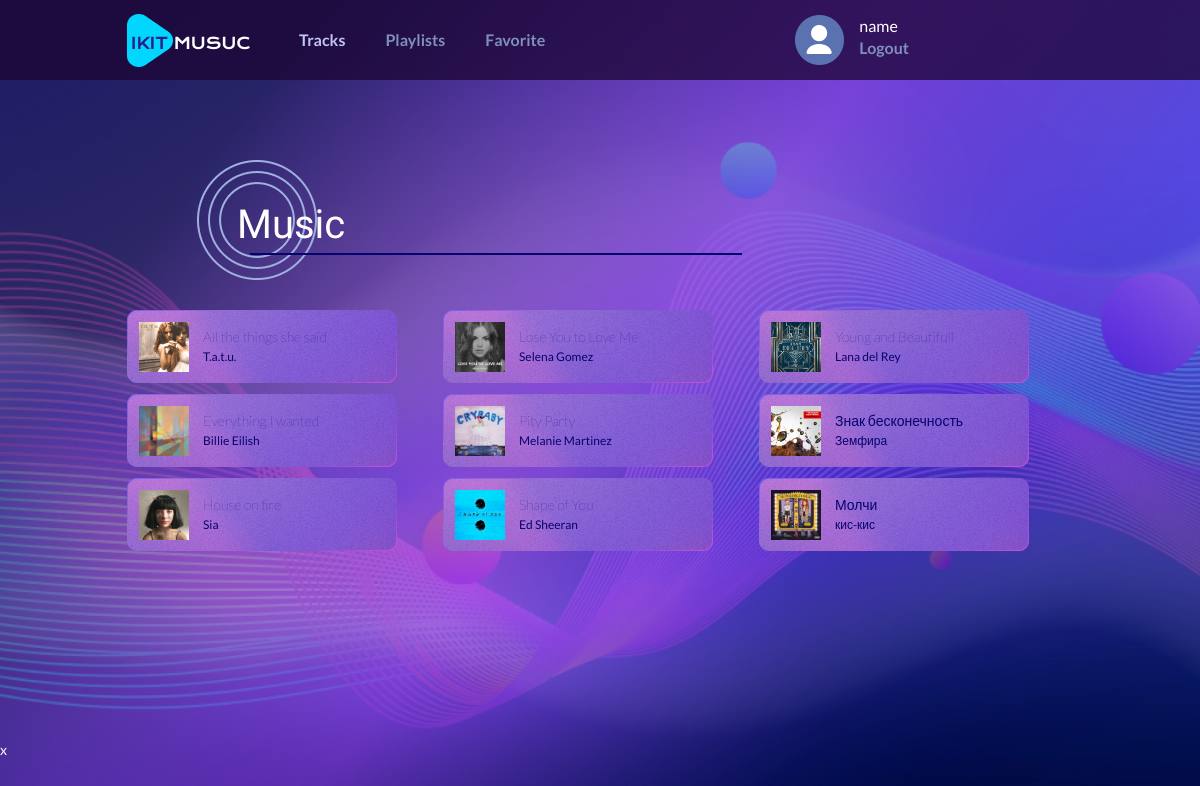
The app's page /tracks (signed in) with its own data.
### users/models.py (models this page shows, shortened)
class User(models.Model):
    username = models.CharField(max_length=100, unique=True)
    email = models.EmailField(max_length=100, unique=True)
    password = models.CharField(max_length=500)

### music/models.py (models this page shows, shortened)
class Composition(models.Model):
    name = models.CharField(max_length=255)
    author = models.CharField(max_length=255)
    cover = models.ImageField(upload_to="photos/%Y/%m/%d/")
    audio = models.FileField(upload_to="audio/%Y/%m/%d/")
    is_played = models.BooleanField(default=False)
    is_liked = models.BooleanField(default=False)
    order = models.PositiveSmallIntegerField(default=0, blank=True, null=True)
    class Meta:
        ordering = ['name', 'author']

### music/views.py (the view)
# urls.py: path('tracks', tracks, name="tracks"),
def tracks(request):
    if 'user_id' not in request.session:
        return redirect('login')
    user = User.objects.get(id=request.session['user_id'])
    compositions = Composition.objects.all()
    counter = 1
    for composition in compositions:
        composition.order = counter
        composition.save()
        counter += 1
    tracks_array = create_tr_array(compositions)
    playlists = Playlist.objects.all().filter(owner=user)
    context = {
        "tracks_array": tracks_array,
        "compositions": compositions,
        "playlists": playlists,
        "played": None,
        'username': user.username,
    }
    return render(request, "music/tracks.html", context)

### music/functions.py (called while the page is built)
def create_tr_array(compositions):
    size = Composition.objects.count()
    columns = size // 3
    if size % 3 > 0:
        columns += 1
    tracks_array = []
    for column in range(columns):
        tracks_array.append(compositions[column * 3:(column + 1) * 3])
    return tracks_array

### music/templates/music/tracks.html (shortened to what this page needs)
{% load static %}
<!DOCTYPE html>
<html lang="en">
<head>
    <link rel="stylesheet"
          href="{% static 'music/css/tracks.css' %}">
</head>
    <body>
        <div class="wrapper">
            <header class="header">
                <div class="header__container container">
                    <a href="{% url 'home' %}" class="header__logo">
                        <img src="{% static 'music/img/logo.png' %}" alt="IKIT music">
                    </a>
                    <nav class="header__menu menu">
                        <ul class="menu__list">
                            <li>
                                <a href="{% url 'tracks' %}" class="menu__link current__item">Tracks</a>
                            </li>
                            <li>
                                <a href="{% url 'home' %}" class="menu__link">Playlists</a>
                            </li>
                            <li>
                                <a href="{% url 'favorite' %}" class="menu__link">Favorite</a>
                            </li>
                        </ul>
                        <div class="header__info">
                            <div class="header__user">
                                <img src="{% static 'music/img/user.png' %}" alt="profile">
                            </div>
                            <div class="user__info">
                                <div class="user__name">{{ username }}</div>
                                <a href="{% url 'logout' %}" class="menu__link">Logout</a>
                            </div>
                        </div>
                    </nav>
                </div>
            </header>
            <main class="page">
                <section class="page__main-block main-block">
                    <div class="main-block__container container">
                        <div class="main-block__body">
                            <h1 class="main-block__title">
                                Music
                            </h1>
                            <div class="slider">
                                {% for column in tracks_array %}
                                <div class="slider__item">
                                    {% for composition in column %}
                                    <div class="item__track">
                                        <div class="item__container">
                                            <div class="play__composition item__composition">
                                                <div class="play__cover">
                                                    <div class="play__image">
                                                        {% if composition.cover %}
                                                        <img src="{{ composition.cover.url }}"
                                                             alt="yttt">
                                                        {% else %}
                                                        <img src="{% static 'music/img/recommended.png' %}"
                                                             alt="">
                                                        {% endif %}
                                                    </div>
                                                </div>
                                                <div class="play__track">
                                                    <div class="play__name">
                                                        {{ composition.name }}
                                                    </div>
                                                    <div class="play__author">
                                                        {{ composition.author }}
                                                    </div>
                                                </div>
                                            </div>
                                        </div>
                                    </div>
                                    {% endfor %}
                                </div>
                                {% endfor %}
                            </div>
                        </div>
                    </div>
                </section>
            </main>
        </div>
    </body>
</html>x

### music/static/music/css/tracks.css (style rules this page uses)
* { padding: 0; margin: 0; border: 0; }
*, *::before, *::after { box-sizing: border-box; -moz-box-sizing: border-box; -webkit-box-sizing: border-box; }
nav, footer, header, aside { display: block; }
html, body { min-height: 100vh; width: 100%; line-height: 1; font-size: 14px; -ms-text-size-adjust: 100%; -moz-text-size-adjust: 100%; -webkit-text-size-adjust: 100%; background: #FAFAFA; }
a, a:visited { text-decoration: none; }
ul li { list-style: none; }
img { vertical-align: top; }
h1, h2, h3, h4, h5, h6 { font-size: inherit; font-weight: inherit; }
body { height: 100%; line-height: 1; font-size: 14px; font-weight: 500; color: white; font-family: 'Lato', sans-serif; background: url("../img/background.png") no-repeat center center fixed; background-size: cover; }
.wrapper { min-height: 100%; overflow: hidden; display: flex; flex-direction: column; }
.container { max-width: 1046px; margin: 0 auto; padding: 0 15px; box-sizing: content-box; }
.header { position: absolute; width: 100%; left: 0; top: 0; z-index: 50; background: rgba(28, 6, 52, 0.75); }
.header__container { display: flex; min-height: 80px; align-items: center; }
.header__logo { margin-left: 50px; }
.header__user { margin-left: 250px; justify-self: flex-end; }
.user__name { font-size: 16px; font-weight: 500; }
.header__menu { margin-left: 40px; padding: 5px 0; display: flex; align-items: center; justify-content: space-between; }
.header__user { margin-right: 15px; }
.menu__list { display: flex; flex-wrap: wrap; }
.menu__list li { margin-right: 40px; }
.menu__list li:last-child { margin-right: 0; }
.header__info { display: flex; align-items: center; }
.menu__link { color: #7f90bb; font-weight: 600; line-height: calc(24 / 14 * 100%); font-size: 16px; transition: 0.3s linear; }
.current__item { color: rgb(193, 197, 241) }
.page { flex: 1 1 auto; }
.play__image { width: 50px; height: 50px; position: relative; }
.play__image img { position: absolute; width: 100%; height: 100%; top: 0; left: 0; object-fit: cover; }
.play__composition { display: flex; align-items: center; margin-left: 42px; }
.item__composition { margin-left: 0; }
.play__track { margin-left: 14px; }
.play__name { font-weight: 100; color: #06046C; line-height: 20px; }
.play__author { color: #06046C; line-height: 20px; font-size: 12px; }
.main-block { width: 100%; position: relative; }
.main-block__body { padding: 160px 0 191px 0; position: relative; z-index: 2; }
.main-block__title { font-family: 'Krona One', sans-serif; font-style: normal; font-weight: 400; padding: 40px; font-size: 40px; line-height: 50px; margin: 0px 0 20px 120px; background: url("../img/title.png") 0 0 no-repeat; }
.item__track { background: url("../img/tracks/composition_bkg.png") 0 0 no-repeat; }
.item__container { padding: 12px; }
.item__track:not(:last-child) { margin-bottom: 10px; }
.slider { position: relative; padding: 0 50px; }
.play__cover { position: relative; }

### records on screen
User: username "name"
Composition: cover (picture), name "All the things she said", author "T.a.t.u."
Composition: cover (picture), name "Everything I wanted", author "Billie Eilish"
Composition: cover (picture), name "House on fire", author "Sia"
Composition: cover (picture), name "Lose You to Love Me", author "Selena Gomez"
Composition: cover (picture), name "Pity Party", author "Melanie Martinez"
Composition: cover (picture), name "Shape of You", author "Ed Sheeran"
Composition: cover (picture), name "Young and Beautifull", author "Lana del Rey"
Composition: cover (picture), name "Знак бесконечность", author "Земфира"
Composition: cover (picture), name "Молчи", author "кис-кис"
